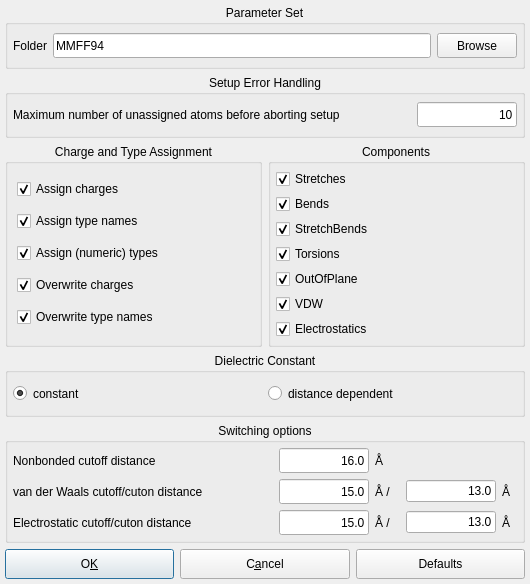
<?xml version="1.0" encoding="UTF-8"?>
<ui version="4.0">
 <class>MMFF94ConfigurationDialogData</class>
 <widget class="QDialog" name="MMFF94ConfigurationDialogData">
  <property name="geometry">
   <rect>
    <x>0</x>
    <y>0</y>
    <width>530</width>
    <height>584</height>
   </rect>
  </property>
  <property name="sizePolicy">
   <sizepolicy hsizetype="Preferred" vsizetype="Preferred">
    <horstretch>0</horstretch>
    <verstretch>0</verstretch>
   </sizepolicy>
  </property>
  <property name="minimumSize">
   <size>
    <width>0</width>
    <height>0</height>
   </size>
  </property>
  <property name="maximumSize">
   <size>
    <width>6500</width>
    <height>4900</height>
   </size>
  </property>
  <property name="windowTitle">
   <string>MMFF94 Options</string>
  </property>
  <layout class="QGridLayout">
   <property name="margin">
    <number>5</number>
   </property>
   <property name="spacing">
    <number>6</number>
   </property>
   <item row="5" column="0" colspan="2">
    <layout class="QHBoxLayout">
     <property name="spacing">
      <number>6</number>
     </property>
     <property name="margin">
      <number>0</number>
     </property>
     <item>
      <widget class="QPushButton" name="close_button">
       <property name="sizePolicy">
        <sizepolicy hsizetype="MinimumExpanding" vsizetype="Fixed">
         <horstretch>0</horstretch>
         <verstretch>0</verstretch>
        </sizepolicy>
       </property>
       <property name="minimumSize">
        <size>
         <width>0</width>
         <height>30</height>
        </size>
       </property>
       <property name="toolTip">
        <string>Close and save options</string>
       </property>
       <property name="text">
        <string>O&amp;K</string>
       </property>
       <property name="shortcut">
        <string/>
       </property>
       <property name="default">
        <bool>true</bool>
       </property>
      </widget>
     </item>
     <item>
      <widget class="QPushButton" name="cancel_button">
       <property name="sizePolicy">
        <sizepolicy hsizetype="MinimumExpanding" vsizetype="Fixed">
         <horstretch>0</horstretch>
         <verstretch>0</verstretch>
        </sizepolicy>
       </property>
       <property name="minimumSize">
        <size>
         <width>0</width>
         <height>30</height>
        </size>
       </property>
       <property name="toolTip">
        <string>Close window and discard changes</string>
       </property>
       <property name="text">
        <string>C&amp;ancel</string>
       </property>
       <property name="shortcut">
        <string/>
       </property>
      </widget>
     </item>
     <item>
      <widget class="QPushButton" name="reset_button">
       <property name="sizePolicy">
        <sizepolicy hsizetype="MinimumExpanding" vsizetype="Fixed">
         <horstretch>0</horstretch>
         <verstretch>0</verstretch>
        </sizepolicy>
       </property>
       <property name="minimumSize">
        <size>
         <width>0</width>
         <height>30</height>
        </size>
       </property>
       <property name="toolTip">
        <string>Reset all settings to default values</string>
       </property>
       <property name="text">
        <string>Defaults</string>
       </property>
       <property name="shortcut">
        <string/>
       </property>
      </widget>
     </item>
    </layout>
   </item>
   <item row="4" column="0" colspan="2">
    <widget class="QGroupBox" name="cutoff_options">
     <property name="minimumSize">
      <size>
       <width>520</width>
       <height>0</height>
      </size>
     </property>
     <property name="title">
      <string>Switching options</string>
     </property>
     <property name="alignment">
      <set>Qt::AlignHCenter</set>
     </property>
     <layout class="QGridLayout">
      <property name="margin">
       <number>5</number>
      </property>
      <property name="spacing">
       <number>6</number>
      </property>
      <item row="0" column="1">
       <widget class="QLineEdit" name="nonbonded_cutoff">
        <property name="sizePolicy">
         <sizepolicy hsizetype="Expanding" vsizetype="Fixed">
          <horstretch>0</horstretch>
          <verstretch>0</verstretch>
         </sizepolicy>
        </property>
        <property name="minimumSize">
         <size>
          <width>0</width>
          <height>25</height>
         </size>
        </property>
        <property name="text">
         <string notr="true">16.0</string>
        </property>
        <property name="maxLength">
         <number>32767</number>
        </property>
        <property name="frame">
         <bool>true</bool>
        </property>
        <property name="echoMode">
         <enum>QLineEdit::Normal</enum>
        </property>
        <property name="alignment">
         <set>Qt::AlignRight</set>
        </property>
       </widget>
      </item>
      <item row="1" column="1">
       <widget class="QLineEdit" name="vdw_cutoff">
        <property name="enabled">
         <bool>true</bool>
        </property>
        <property name="sizePolicy">
         <sizepolicy hsizetype="Expanding" vsizetype="Fixed">
          <horstretch>0</horstretch>
          <verstretch>0</verstretch>
         </sizepolicy>
        </property>
        <property name="minimumSize">
         <size>
          <width>0</width>
          <height>25</height>
         </size>
        </property>
        <property name="text">
         <string notr="true">15.0</string>
        </property>
        <property name="frame">
         <bool>true</bool>
        </property>
        <property name="echoMode">
         <enum>QLineEdit::Normal</enum>
        </property>
        <property name="alignment">
         <set>Qt::AlignRight</set>
        </property>
       </widget>
      </item>
      <item row="2" column="1">
       <widget class="QLineEdit" name="electrostatic_cutoff">
        <property name="enabled">
         <bool>true</bool>
        </property>
        <property name="minimumSize">
         <size>
          <width>0</width>
          <height>25</height>
         </size>
        </property>
        <property name="text">
         <string notr="true">15.0</string>
        </property>
        <property name="alignment">
         <set>Qt::AlignRight</set>
        </property>
       </widget>
      </item>
      <item row="0" column="2">
       <widget class="QLabel" name="nonbonded_cutoff_label_2">
        <property name="sizePolicy">
         <sizepolicy hsizetype="Preferred" vsizetype="Preferred">
          <horstretch>0</horstretch>
          <verstretch>0</verstretch>
         </sizepolicy>
        </property>
        <property name="minimumSize">
         <size>
          <width>25</width>
          <height>0</height>
         </size>
        </property>
        <property name="maximumSize">
         <size>
          <width>30</width>
          <height>32767</height>
         </size>
        </property>
        <property name="text">
         <string notr="true">Å</string>
        </property>
        <property name="buddy">
         <cstring>nonbonded_cutoff</cstring>
        </property>
       </widget>
      </item>
      <item row="1" column="2">
       <widget class="QLabel" name="nonbonded_cutoff_label_2_2_3">
        <property name="sizePolicy">
         <sizepolicy hsizetype="Preferred" vsizetype="Preferred">
          <horstretch>0</horstretch>
          <verstretch>0</verstretch>
         </sizepolicy>
        </property>
        <property name="minimumSize">
         <size>
          <width>25</width>
          <height>0</height>
         </size>
        </property>
        <property name="maximumSize">
         <size>
          <width>30</width>
          <height>32767</height>
         </size>
        </property>
        <property name="text">
         <string notr="true">Å /</string>
        </property>
        <property name="buddy">
         <cstring>nonbonded_cutoff</cstring>
        </property>
       </widget>
      </item>
      <item row="2" column="2">
       <widget class="QLabel" name="nonbonded_cutoff_label_2_2_3_2">
        <property name="sizePolicy">
         <sizepolicy hsizetype="Preferred" vsizetype="Preferred">
          <horstretch>0</horstretch>
          <verstretch>0</verstretch>
         </sizepolicy>
        </property>
        <property name="minimumSize">
         <size>
          <width>25</width>
          <height>0</height>
         </size>
        </property>
        <property name="maximumSize">
         <size>
          <width>30</width>
          <height>32767</height>
         </size>
        </property>
        <property name="text">
         <string notr="true">Å /</string>
        </property>
        <property name="buddy">
         <cstring>nonbonded_cutoff</cstring>
        </property>
       </widget>
      </item>
      <item row="1" column="3">
       <widget class="QLineEdit" name="vdw_cuton">
        <property name="enabled">
         <bool>true</bool>
        </property>
        <property name="text">
         <string notr="true">13.0</string>
        </property>
        <property name="alignment">
         <set>Qt::AlignRight</set>
        </property>
       </widget>
      </item>
      <item row="2" column="3">
       <widget class="QLineEdit" name="electrostatic_cuton">
        <property name="enabled">
         <bool>true</bool>
        </property>
        <property name="text">
         <string notr="true">13.0</string>
        </property>
        <property name="alignment">
         <set>Qt::AlignRight</set>
        </property>
       </widget>
      </item>
      <item row="1" column="4">
       <widget class="QLabel" name="nonbonded_cutoff_label_2_2">
        <property name="sizePolicy">
         <sizepolicy hsizetype="Preferred" vsizetype="Preferred">
          <horstretch>0</horstretch>
          <verstretch>0</verstretch>
         </sizepolicy>
        </property>
        <property name="minimumSize">
         <size>
          <width>15</width>
          <height>0</height>
         </size>
        </property>
        <property name="maximumSize">
         <size>
          <width>30</width>
          <height>32767</height>
         </size>
        </property>
        <property name="text">
         <string notr="true">Å</string>
        </property>
        <property name="buddy">
         <cstring>nonbonded_cutoff</cstring>
        </property>
       </widget>
      </item>
      <item row="2" column="4">
       <widget class="QLabel" name="nonbonded_cutoff_label_2_2_2">
        <property name="sizePolicy">
         <sizepolicy hsizetype="Preferred" vsizetype="Preferred">
          <horstretch>0</horstretch>
          <verstretch>0</verstretch>
         </sizepolicy>
        </property>
        <property name="minimumSize">
         <size>
          <width>15</width>
          <height>0</height>
         </size>
        </property>
        <property name="maximumSize">
         <size>
          <width>30</width>
          <height>32767</height>
         </size>
        </property>
        <property name="text">
         <string notr="true">Å</string>
        </property>
        <property name="buddy">
         <cstring>nonbonded_cutoff</cstring>
        </property>
       </widget>
      </item>
      <item row="0" column="0">
       <widget class="QLabel" name="nonbonded_cutoff_label">
        <property name="sizePolicy">
         <sizepolicy hsizetype="Expanding" vsizetype="Preferred">
          <horstretch>0</horstretch>
          <verstretch>0</verstretch>
         </sizepolicy>
        </property>
        <property name="minimumSize">
         <size>
          <width>260</width>
          <height>25</height>
         </size>
        </property>
        <property name="text">
         <string>Nonbonded cutoff distance</string>
        </property>
        <property name="buddy">
         <cstring>nonbonded_cutoff</cstring>
        </property>
       </widget>
      </item>
      <item row="1" column="0">
       <widget class="QLabel" name="vdw_cutoff_label">
        <property name="sizePolicy">
         <sizepolicy hsizetype="Expanding" vsizetype="Preferred">
          <horstretch>0</horstretch>
          <verstretch>0</verstretch>
         </sizepolicy>
        </property>
        <property name="minimumSize">
         <size>
          <width>260</width>
          <height>25</height>
         </size>
        </property>
        <property name="text">
         <string>van der Waals cutoff/cuton distance</string>
        </property>
        <property name="buddy">
         <cstring>vdw_cutoff</cstring>
        </property>
       </widget>
      </item>
      <item row="2" column="0">
       <widget class="QLabel" name="electrostatic_cutoff_label">
        <property name="sizePolicy">
         <sizepolicy hsizetype="Expanding" vsizetype="Preferred">
          <horstretch>0</horstretch>
          <verstretch>0</verstretch>
         </sizepolicy>
        </property>
        <property name="minimumSize">
         <size>
          <width>260</width>
          <height>25</height>
         </size>
        </property>
        <property name="text">
         <string>Electrostatic cutoff/cuton distance</string>
        </property>
       </widget>
      </item>
     </layout>
    </widget>
   </item>
   <item row="3" column="0" colspan="2">
    <widget class="QGroupBox" name="dielectric_group">
     <property name="sizePolicy">
      <sizepolicy hsizetype="Minimum" vsizetype="Minimum">
       <horstretch>0</horstretch>
       <verstretch>0</verstretch>
      </sizepolicy>
     </property>
     <property name="minimumSize">
      <size>
       <width>180</width>
       <height>0</height>
      </size>
     </property>
     <property name="title">
      <string>Dielectric Constant</string>
     </property>
     <property name="alignment">
      <set>Qt::AlignHCenter</set>
     </property>
     <layout class="QHBoxLayout">
      <property name="spacing">
       <number>6</number>
      </property>
      <property name="margin">
       <number>5</number>
      </property>
      <item>
       <widget class="QRadioButton" name="constant_button">
        <property name="sizePolicy">
         <sizepolicy hsizetype="Expanding" vsizetype="Minimum">
          <horstretch>0</horstretch>
          <verstretch>0</verstretch>
         </sizepolicy>
        </property>
        <property name="minimumSize">
         <size>
          <width>0</width>
          <height>0</height>
         </size>
        </property>
        <property name="maximumSize">
         <size>
          <width>32000</width>
          <height>32767</height>
         </size>
        </property>
        <property name="text">
         <string>constant</string>
        </property>
        <property name="checked">
         <bool>true</bool>
        </property>
       </widget>
      </item>
      <item>
       <widget class="QRadioButton" name="distance_button">
        <property name="sizePolicy">
         <sizepolicy hsizetype="MinimumExpanding" vsizetype="Minimum">
          <horstretch>0</horstretch>
          <verstretch>0</verstretch>
         </sizepolicy>
        </property>
        <property name="minimumSize">
         <size>
          <width>0</width>
          <height>0</height>
         </size>
        </property>
        <property name="text">
         <string>distance dependent</string>
        </property>
       </widget>
      </item>
     </layout>
    </widget>
   </item>
   <item row="1" column="0" colspan="2">
    <widget class="QGroupBox" name="groupBox11">
     <property name="title">
      <string>Setup Error Handling</string>
     </property>
     <property name="alignment">
      <set>Qt::AlignHCenter</set>
     </property>
     <layout class="QHBoxLayout">
      <property name="spacing">
       <number>6</number>
      </property>
      <property name="margin">
       <number>5</number>
      </property>
      <item>
       <widget class="QLabel" name="textLabel1">
        <property name="sizePolicy">
         <sizepolicy hsizetype="Expanding" vsizetype="Minimum">
          <horstretch>0</horstretch>
          <verstretch>0</verstretch>
         </sizepolicy>
        </property>
        <property name="minimumSize">
         <size>
          <width>0</width>
          <height>28</height>
         </size>
        </property>
        <property name="text">
         <string>Maximum number of unassigned atoms before aborting setup</string>
        </property>
        <property name="alignment">
         <set>Qt::AlignLeading|Qt::AlignLeft|Qt::AlignVCenter</set>
        </property>
       </widget>
      </item>
      <item>
       <widget class="QLineEdit" name="max_unassigned_atoms">
        <property name="minimumSize">
         <size>
          <width>100</width>
          <height>25</height>
         </size>
        </property>
        <property name="maximumSize">
         <size>
          <width>100</width>
          <height>25</height>
         </size>
        </property>
        <property name="text">
         <string notr="true">10</string>
        </property>
        <property name="alignment">
         <set>Qt::AlignRight</set>
        </property>
       </widget>
      </item>
     </layout>
    </widget>
   </item>
   <item row="0" column="0" colspan="2">
    <widget class="QGroupBox" name="groupBox12">
     <property name="title">
      <string>Parameter Set</string>
     </property>
     <property name="alignment">
      <set>Qt::AlignHCenter</set>
     </property>
     <layout class="QHBoxLayout">
      <property name="spacing">
       <number>6</number>
      </property>
      <property name="margin">
       <number>5</number>
      </property>
      <item>
       <widget class="QLabel" name="Label_10">
        <property name="sizePolicy">
         <sizepolicy hsizetype="Preferred" vsizetype="Minimum">
          <horstretch>0</horstretch>
          <verstretch>0</verstretch>
         </sizepolicy>
        </property>
        <property name="minimumSize">
         <size>
          <width>0</width>
          <height>25</height>
         </size>
        </property>
        <property name="focusPolicy">
         <enum>Qt::NoFocus</enum>
        </property>
        <property name="lineWidth">
         <number>1</number>
        </property>
        <property name="text">
         <string>Folder</string>
        </property>
        <property name="textFormat">
         <enum>Qt::AutoText</enum>
        </property>
        <property name="alignment">
         <set>Qt::AlignRight|Qt::AlignTrailing|Qt::AlignVCenter</set>
        </property>
       </widget>
      </item>
      <item>
       <widget class="QLineEdit" name="parameter_file_edit">
        <property name="minimumSize">
         <size>
          <width>150</width>
          <height>25</height>
         </size>
        </property>
        <property name="focusPolicy">
         <enum>Qt::StrongFocus</enum>
        </property>
        <property name="text">
         <string notr="true">MMFF94</string>
        </property>
        <property name="maxLength">
         <number>32767</number>
        </property>
        <property name="frame">
         <bool>true</bool>
        </property>
        <property name="echoMode">
         <enum>QLineEdit::Normal</enum>
        </property>
        <property name="alignment">
         <set>Qt::AlignLeading</set>
        </property>
       </widget>
      </item>
      <item>
       <widget class="QPushButton" name="browse_button">
        <property name="minimumSize">
         <size>
          <width>50</width>
          <height>25</height>
         </size>
        </property>
        <property name="focusPolicy">
         <enum>Qt::TabFocus</enum>
        </property>
        <property name="toolTip">
         <string>Browse your computer for amber file</string>
        </property>
        <property name="text">
         <string>Browse</string>
        </property>
        <property name="autoDefault">
         <bool>true</bool>
        </property>
       </widget>
      </item>
     </layout>
    </widget>
   </item>
   <item row="2" column="1">
    <widget class="QGroupBox" name="groupBox">
     <property name="title">
      <string>Components</string>
     </property>
     <property name="alignment">
      <set>Qt::AlignHCenter</set>
     </property>
     <layout class="QVBoxLayout">
      <property name="spacing">
       <number>5</number>
      </property>
      <property name="margin">
       <number>5</number>
      </property>
      <item>
       <widget class="QCheckBox" name="stretch_box">
        <property name="text">
         <string>Stretches</string>
        </property>
        <property name="checked">
         <bool>true</bool>
        </property>
       </widget>
      </item>
      <item>
       <widget class="QCheckBox" name="bends_box">
        <property name="text">
         <string>Bends</string>
        </property>
        <property name="checked">
         <bool>true</bool>
        </property>
       </widget>
      </item>
      <item>
       <widget class="QCheckBox" name="stretch_bends_box">
        <property name="text">
         <string>StretchBends</string>
        </property>
        <property name="checked">
         <bool>true</bool>
        </property>
       </widget>
      </item>
      <item>
       <widget class="QCheckBox" name="torsions_box">
        <property name="text">
         <string>Torsions</string>
        </property>
        <property name="checked">
         <bool>true</bool>
        </property>
       </widget>
      </item>
      <item>
       <widget class="QCheckBox" name="plane_box">
        <property name="text">
         <string>OutOfPlane</string>
        </property>
        <property name="checked">
         <bool>true</bool>
        </property>
       </widget>
      </item>
      <item>
       <widget class="QCheckBox" name="vdw_box">
        <property name="text">
         <string>VDW</string>
        </property>
        <property name="checked">
         <bool>true</bool>
        </property>
       </widget>
      </item>
      <item>
       <widget class="QCheckBox" name="es_box">
        <property name="text">
         <string>Electrostatics</string>
        </property>
        <property name="checked">
         <bool>true</bool>
        </property>
       </widget>
      </item>
     </layout>
    </widget>
   </item>
   <item row="2" column="0">
    <widget class="QGroupBox" name="check_options">
     <property name="minimumSize">
      <size>
       <width>0</width>
       <height>0</height>
      </size>
     </property>
     <property name="title">
      <string>Charge and Type Assignment</string>
     </property>
     <property name="alignment">
      <set>Qt::AlignHCenter</set>
     </property>
     <layout class="QVBoxLayout">
      <property name="spacing">
       <number>6</number>
      </property>
      <property name="margin">
       <number>9</number>
      </property>
      <item>
       <widget class="QCheckBox" name="assign_charges_checkBox">
        <property name="minimumSize">
         <size>
          <width>140</width>
          <height>0</height>
         </size>
        </property>
        <property name="text">
         <string>Assign charges</string>
        </property>
        <property name="checked">
         <bool>true</bool>
        </property>
       </widget>
      </item>
      <item>
       <widget class="QCheckBox" name="assign_typenames_checkBox">
        <property name="minimumSize">
         <size>
          <width>165</width>
          <height>0</height>
         </size>
        </property>
        <property name="text">
         <string>Assign type names</string>
        </property>
        <property name="checked">
         <bool>true</bool>
        </property>
       </widget>
      </item>
      <item>
       <widget class="QCheckBox" name="assign_types_checkBox">
        <property name="minimumSize">
         <size>
          <width>140</width>
          <height>0</height>
         </size>
        </property>
        <property name="text">
         <string>Assign (numeric) types</string>
        </property>
        <property name="checked">
         <bool>true</bool>
        </property>
       </widget>
      </item>
      <item>
       <widget class="QCheckBox" name="overwrite_charges_checkBox">
        <property name="minimumSize">
         <size>
          <width>155</width>
          <height>0</height>
         </size>
        </property>
        <property name="text">
         <string>Overwrite charges</string>
        </property>
        <property name="checked">
         <bool>true</bool>
        </property>
       </widget>
      </item>
      <item>
       <widget class="QCheckBox" name="overwrite_typenames_checkBox">
        <property name="minimumSize">
         <size>
          <width>155</width>
          <height>0</height>
         </size>
        </property>
        <property name="text">
         <string>Overwrite type names</string>
        </property>
        <property name="checked">
         <bool>true</bool>
        </property>
       </widget>
      </item>
     </layout>
    </widget>
   </item>
  </layout>
 </widget>
 <layoutdefault spacing="6" margin="11"/>
 <tabstops>
  <tabstop>parameter_file_edit</tabstop>
  <tabstop>browse_button</tabstop>
  <tabstop>max_unassigned_atoms</tabstop>
  <tabstop>assign_charges_checkBox</tabstop>
  <tabstop>assign_typenames_checkBox</tabstop>
  <tabstop>assign_types_checkBox</tabstop>
  <tabstop>overwrite_charges_checkBox</tabstop>
  <tabstop>overwrite_typenames_checkBox</tabstop>
  <tabstop>stretch_box</tabstop>
  <tabstop>bends_box</tabstop>
  <tabstop>stretch_bends_box</tabstop>
  <tabstop>torsions_box</tabstop>
  <tabstop>plane_box</tabstop>
  <tabstop>vdw_box</tabstop>
  <tabstop>es_box</tabstop>
  <tabstop>constant_button</tabstop>
  <tabstop>distance_button</tabstop>
  <tabstop>nonbonded_cutoff</tabstop>
  <tabstop>vdw_cutoff</tabstop>
  <tabstop>electrostatic_cutoff</tabstop>
  <tabstop>vdw_cuton</tabstop>
  <tabstop>electrostatic_cuton</tabstop>
  <tabstop>close_button</tabstop>
  <tabstop>cancel_button</tabstop>
  <tabstop>reset_button</tabstop>
 </tabstops>
 <includes>
  <include location="global">BALL_core/COMMON/global.h</include>
 </includes>
 <resources/>
 <connections/>
</ui>
